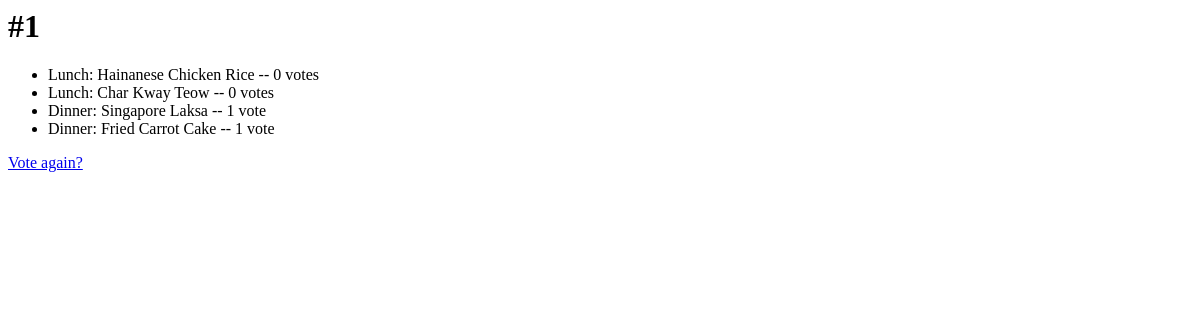
Page /user/1/results/ on the earlier database version.
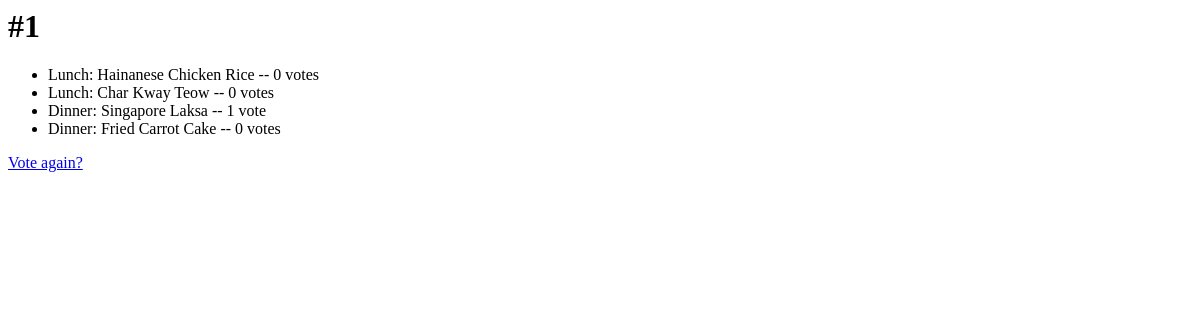
Same page on the later database version.
### polls/models.py (models this page shows, shortened)
class Choice(models.Model):
    question = models.ForeignKey(Question, on_delete=models.CASCADE)
    choice_text = models.CharField(max_length=200)	#meal time + option
    seat = models.IntegerField(default=0)	#selected meal (vote=1)

### polls/views.py (the view)
# urls.py: url(r'^user/(?P<question_id>[0-9]+)/results/$', views.results, name='results'),
def results(request, question_id):
	question = get_object_or_404(Question, pk=question_id)
	return render(request, 'polls/results.html', {'question': question})

### polls/templates/polls/results.html
<h1>{{ question.question_text }}</h1>
<ul>
{% for choice in question.choice_set.all %}
    <li>{{ choice.choice_text }} -- {{ choice.seat }} vote{{ choice.seat|pluralize }}</li>
{% endfor %}
</ul>
<a href="{% url 'polls:detail' question.id %}">Vote again?</a>

Differences in the rows shown:
changed Choice "Dinner: Fried Carrot Cake": seat "1" → "0"
